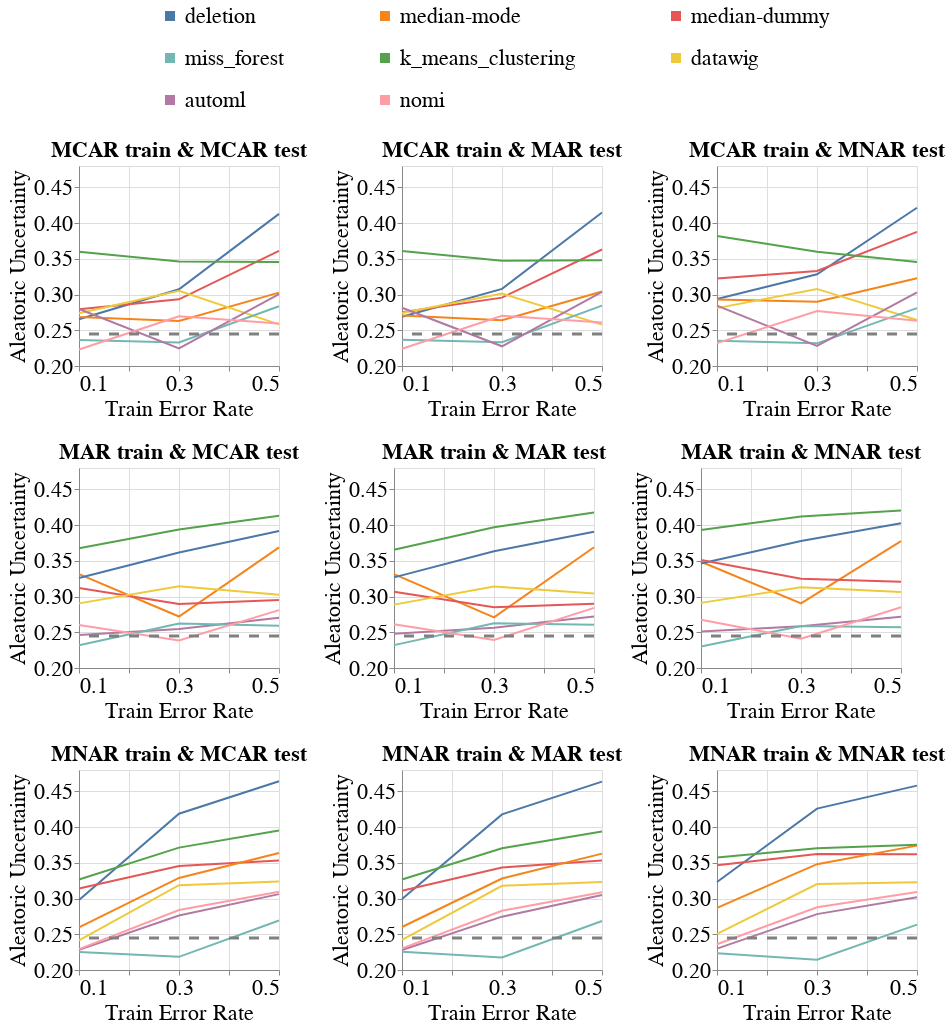

This figure's notebook cell:
### Code cell
create_exp2_line_bands_for_diff_imputers(dataset_name=DATASET_NAME,
                                         model_name='rf_clf',
                                         metric_name='Aleatoric_Uncertainty',
                                         db_client=db_client,
                                         with_band=False)

### Figure 1 — Vega-Lite specification as saved in the notebook (floating-point values rounded to 4 significant figures; data arrays with more than 128 entries replaced by an {"elided": "..."} marker saying what was removed)
{"config": {"view": {"continuousWidth": 400, "continuousHeight": 300}, "axis": {"labelFontSize": 22, "labelFontWeight": "normal", "titleFontSize": 22, "titleFontWeight": "normal"}, "legend": {"columns": 3, "direction": "horizontal", "labelFontSize": 22, "labelLimit": 400, "orient": "top", "symbolOffset": 80, "symbolStrokeWidth": 10, "titleAnchor": "middle", "titleFontSize": 22, "titleLimit": 300}, "title": {"fontSize": 22}}, "vconcat": [{"hconcat": [{"layer": [{"data": {"name": "data-04ca8a51d3937190f6a8361a9e9ff8c6"}, "mark": "line", "encoding": {"color": {"field": "Null_Imputer_Name", "sort": ["deletion", "median-mode", "median-dummy", "miss_forest", "k_means_clustering", "datawig", "automl", "boost_clean"], "title": null, "type": "nominal"}, "x": {"axis": {"labelExpr": "(datum.value == 0.1) || (datum.value == 0.3) || (datum.value == 0.5) ? datum.label : ''"}, "field": "Train_Error_Rate", "scale": {"nice": false}, "title": "Train Error Rate", "type": "quantitative"}, "y": {"aggregate": "mean", "field": "Metric_Value", "scale": {"zero": false}, "title": "Aleatoric Uncertainty", "type": "quantitative"}}}, {"data": {"name": "data-da60ed01bf47cc980a565f3947d7d3b3"}, "mark": {"type": "rule", "strokeDash": [10, 10]}, "encoding": {"color": {"value": "grey"}, "size": {"value": 3}, "y": {"field": "Baseline_Mean", "type": "quantitative"}}}], "height": 200, "title": {"text": "MCAR train & MCAR test", "fontSize": 22}, "width": 200}, {"layer": [{"data": {"name": "data-1143e61d0faa3a24ea5ae2ee887f0cbf"}, "mark": "line", "encoding": {"color": {"field": "Null_Imputer_Name", "sort": ["deletion", "median-mode", "median-dummy", "miss_forest", "k_means_clustering", "datawig", "automl", "boost_clean"], "title": null, "type": "nominal"}, "x": {"axis": {"labelExpr": "(datum.value == 0.1) || (datum.value == 0.3) || (datum.value == 0.5) ? datum.label : ''"}, "field": "Train_Error_Rate", "scale": {"nice": false}, "title": "Train Error Rate", "type": "quantitative"}, "y": {"aggregate": "mean", "field": "Metric_Value", "scale": {"zero": false}, "title": "Aleatoric Uncertainty", "type": "quantitative"}}}, {"data": {"name": "data-da60ed01bf47cc980a565f3947d7d3b3"}, "mark": {"type": "rule", "strokeDash": [10, 10]}, "encoding": {"color": {"value": "grey"}, "size": {"value": 3}, "y": {"field": "Baseline_Mean", "type": "quantitative"}}}], "height": 200, "title": {"text": "MCAR train & MAR test", "fontSize": 22}, "width": 200}, {"layer": [{"data": {"name": "data-0095875ccdf178a96e3a2c29bf491692"}, "mark": "line", "encoding": {"color": {"field": "Null_Imputer_Name", "sort": ["deletion", "median-mode", "median-dummy", "miss_forest", "k_means_clustering", "datawig", "automl", "boost_clean"], "title": null, "type": "nominal"}, "x": {"axis": {"labelExpr": "(datum.value == 0.1) || (datum.value == 0.3) || (datum.value == 0.5) ? datum.label : ''"}, "field": "Train_Error_Rate", "scale": {"nice": false}, "title": "Train Error Rate", "type": "quantitative"}, "y": {"aggregate": "mean", "field": "Metric_Value", "scale": {"zero": false}, "title": "Aleatoric Uncertainty", "type": "quantitative"}}}, {"data": {"name": "data-da60ed01bf47cc980a565f3947d7d3b3"}, "mark": {"type": "rule", "strokeDash": [10, 10]}, "encoding": {"color": {"value": "grey"}, "size": {"value": 3}, "y": {"field": "Baseline_Mean", "type": "quantitative"}}}], "height": 200, "title": {"text": "MCAR train & MNAR test", "fontSize": 22}, "width": 200}], "resolve": {"scale": {"y": "shared"}}}, {"hconcat": [{"layer": [{"data": {"name": "data-5970a19bcd2fef4df94b494104db9648"}, "mark": "line", "encoding": {"color": {"field": "Null_Imputer_Name", "sort": ["deletion", "median-mode", "median-dummy", "miss_forest", "k_means_clustering", "datawig", "automl", "boost_clean"], "title": null, "type": "nominal"}, "x": {"axis": {"labelExpr": "(datum.value == 0.1) || (datum.value == 0.3) || (datum.value == 0.5) ? datum.label : ''"}, "field": "Train_Error_Rate", "scale": {"nice": false}, "title": "Train Error Rate", "type": "quantitative"}, "y": {"aggregate": "mean", "field": "Metric_Value", "scale": {"zero": false}, "title": "Aleatoric Uncertainty", "type": "quantitative"}}}, {"data": {"name": "data-da60ed01bf47cc980a565f3947d7d3b3"}, "mark": {"type": "rule", "strokeDash": [10, 10]}, "encoding": {"color": {"value": "grey"}, "size": {"value": 3}, "y": {"field": "Baseline_Mean", "type": "quantitative"}}}], "height": 200, "title": {"text": "MAR train & MCAR test", "fontSize": 22}, "width": 200}, {"layer": [{"data": {"name": "data-4cf7568bb0829d4ca935f551a22db778"}, "mark": "line", "encoding": {"color": {"field": "Null_Imputer_Name", "sort": ["deletion", "median-mode", "median-dummy", "miss_forest", "k_means_clustering", "datawig", "automl", "boost_clean"], "title": null, "type": "nominal"}, "x": {"axis": {"labelExpr": "(datum.value == 0.1) || (datum.value == 0.3) || (datum.value == 0.5) ? datum.label : ''"}, "field": "Train_Error_Rate", "scale": {"nice": false}, "title": "Train Error Rate", "type": "quantitative"}, "y": {"aggregate": "mean", "field": "Metric_Value", "scale": {"zero": false}, "title": "Aleatoric Uncertainty", "type": "quantitative"}}}, {"data": {"name": "data-da60ed01bf47cc980a565f3947d7d3b3"}, "mark": {"type": "rule", "strokeDash": [10, 10]}, "encoding": {"color": {"value": "grey"}, "size": {"value": 3}, "y": {"field": "Baseline_Mean", "type": "quantitative"}}}], "height": 200, "title": {"text": "MAR train & MAR test", "fontSize": 22}, "width": 200}, {"layer": [{"data": {"name": "data-a5fade1e8460607611e13a873c3aa1d3"}, "mark": "line", "encoding": {"color": {"field": "Null_Imputer_Name", "sort": ["deletion", "median-mode", "median-dummy", "miss_forest", "k_means_clustering", "datawig", "automl", "boost_clean"], "title": null, "type": "nominal"}, "x": {"axis": {"labelExpr": "(datum.value == 0.1) || (datum.value == 0.3) || (datum.value == 0.5) ? datum.label : ''"}, "field": "Train_Error_Rate", "scale": {"nice": false}, "title": "Train Error Rate", "type": "quantitative"}, "y": {"aggregate": "mean", "field": "Metric_Value", "scale": {"zero": false}, "title": "Aleatoric Uncertainty", "type": "quantitative"}}}, {"data": {"name": "data-da60ed01bf47cc980a565f3947d7d3b3"}, "mark": {"type": "rule", "strokeDash": [10, 10]}, "encoding": {"color": {"value": "grey"}, "size": {"value": 3}, "y": {"field": "Baseline_Mean", "type": "quantitative"}}}], "height": 200, "title": {"text": "MAR train & MNAR test", "fontSize": 22}, "width": 200}], "resolve": {"scale": {"y": "shared"}}}, {"hconcat": [{"layer": [{"data": {"name": "data-ab3a59e309624ae982cd843acfc71b14"}, "mark": "line", "encoding": {"color": {"field": "Null_Imputer_Name", "sort": ["deletion", "median-mode", "median-dummy", "miss_forest", "k_means_clustering", "datawig", "automl", "boost_clean"], "title": null, "type": "nominal"}, "x": {"axis": {"labelExpr": "(datum.value == 0.1) || (datum.value == 0.3) || (datum.value == 0.5) ? datum.label : ''"}, "field": "Train_Error_Rate", "scale": {"nice": false}, "title": "Train Error Rate", "type": "quantitative"}, "y": {"aggregate": "mean", "field": "Metric_Value", "scale": {"zero": false}, "title": "Aleatoric Uncertainty", "type": "quantitative"}}}, {"data": {"name": "data-da60ed01bf47cc980a565f3947d7d3b3"}, "mark": {"type": "rule", "strokeDash": [10, 10]}, "encoding": {"color": {"value": "grey"}, "size": {"value": 3}, "y": {"field": "Baseline_Mean", "type": "quantitative"}}}], "height": 200, "title": {"text": "MNAR train & MCAR test", "fontSize": 22}, "width": 200}, {"layer": [{"data": {"name": "data-a4f01f9a6b692091993ce1c065f727a9"}, "mark": "line", "encoding": {"color": {"field": "Null_Imputer_Name", "sort": ["deletion", "median-mode", "median-dummy", "miss_forest", "k_means_clustering", "datawig", "automl", "boost_clean"], "title": null, "type": "nominal"}, "x": {"axis": {"labelExpr": "(datum.value == 0.1) || (datum.value == 0.3) || (datum.value == 0.5) ? datum.label : ''"}, "field": "Train_Error_Rate", "scale": {"nice": false}, "title": "Train Error Rate", "type": "quantitative"}, "y": {"aggregate": "mean", "field": "Metric_Value", "scale": {"zero": false}, "title": "Aleatoric Uncertainty", "type": "quantitative"}}}, {"data": {"name": "data-da60ed01bf47cc980a565f3947d7d3b3"}, "mark": {"type": "rule", "strokeDash": [10, 10]}, "encoding": {"color": {"value": "grey"}, "size": {"value": 3}, "y": {"field": "Baseline_Mean", "type": "quantitative"}}}], "height": 200, "title": {"text": "MNAR train & MAR test", "fontSize": 22}, "width": 200}, {"layer": [{"data": {"name": "data-97565e2cf0ead31265450afc13941e40"}, "mark": "line", "encoding": {"color": {"field": "Null_Imputer_Name", "sort": ["deletion", "median-mode", "median-dummy", "miss_forest", "k_means_clustering", "datawig", "automl", "boost_clean"], "title": null, "type": "nominal"}, "x": {"axis": {"labelExpr": "(datum.value == 0.1) || (datum.value == 0.3) || (datum.value == 0.5) ? datum.label : ''"}, "field": "Train_Error_Rate", "scale": {"nice": false}, "title": "Train Error Rate", "type": "quantitative"}, "y": {"aggregate": "mean", "field": "Metric_Value", "scale": {"zero": false}, "title": "Aleatoric Uncertainty", "type": "quantitative"}}}, {"data": {"name": "data-da60ed01bf47cc980a565f3947d7d3b3"}, "mark": {"type": "rule", "strokeDash": [10, 10]}, "encoding": {"color": {"value": "grey"}, "size": {"value": 3}, "y": {"field": "Baseline_Mean", "type": "quantitative"}}}], "height": 200, "title": {"text": "MNAR train & MNAR test", "fontSize": 22}, "width": 200}], "resolve": {"scale": {"y": "shared"}}}], "resolve": {"scale": {"y": "shared"}}, "$schema": "https://vega.github.io/schema/vega-lite/v4.17.0.json", "datasets": {"data-04ca8a51d3937190f6a8361a9e9ff8c6": {"elided": "144 records"}, "data-da60ed01bf47cc980a565f3947d7d3b3": [{"Baseline_Mean": 0.2447}], "data-1143e61d0faa3a24ea5ae2ee887f0cbf": {"elided": "144 records"}, "data-0095875ccdf178a96e3a2c29bf491692": {"elided": "144 records"}, "data-5970a19bcd2fef4df94b494104db9648": {"elided": "144 records"}, "data-4cf7568bb0829d4ca935f551a22db778": {"elided": "144 records"}, "data-a5fade1e8460607611e13a873c3aa1d3": {"elided": "144 records"}, "data-ab3a59e309624ae982cd843acfc71b14": {"elided": "144 records"}, "data-a4f01f9a6b692091993ce1c065f727a9": {"elided": "144 records"}, "data-97565e2cf0ead31265450afc13941e40": {"elided": "144 records"}}}
